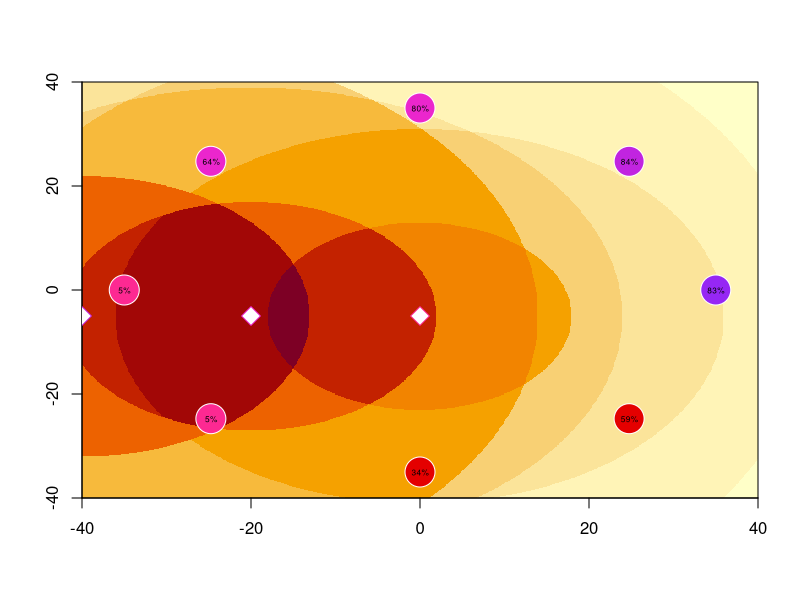

The R source for this figure:
# defaults
# default energy by resonator level
res.defaultenergy <- c(1000, 1500, 2000, 2500, 3000, 4000, 5000, 6000)
# resonator colours, by level (stolen from IPAS)
res.colors = c("#fece5a", "#ffa630", "#ff7315", "#e40000", "#fd2992", "#eb26cd", "#c124e0", "#9627f4")

# input data

# ALL L1, 35m distance
# level, 1-8
#res.level <- rep(1, 8)
# distance from portal center, in m, 1-40
#res.distance <- rep(35, 8)

# LAZY LOADING, 1xL8 PLAYER, 35M DIST
res.level <- c(8,7,6,6,5,5,4,4)
res.distance <- rep(35, 8)

# HIGHEST RES PLACED ADJACENT TO LOWEST NEIGHBORS, 1xL8, 35m
#res.level <- c(8,4,6,5,7,5,6,4)
#res.distance <- rep(35, 8)

# STREET PORTAL STRATEGY, traffic from the west
#res.level <- c(5,4,4,5,6,7,8,6)
#res.distance <- c(35, 35, 35, 35, 35, 5, 1, 5)

# remaining energy (initialise to 100%)
res.energy <- res.defaultenergy[res.level]

# BURSTERS
bursters.levels = c(7,6,5)
bursters.x = c(-40, -20,  0)
bursters.y = c(-5,   -5, -5)
bursters.col = res.colors[bursters.levels]

# functions
res.getx = function (distance, index) {
  # angle is in radians, index 0 = EAST, rotating CCW
  angle = (index - 1) * pi / 4
  cos(angle) * distance
}
res.gety = function (distance, index) {
  # angle is in radians, index 0 = EAST, rotating CCW
  angle = (index - 1) * pi / 4
  sin(angle) * distance
}


burster.max_range = c(42, 48, 58, 72, 90, 112, 138, 168)
burster.gr_steps = c(8, 9, 11, 14, 18, 22, 27, 33)
burster.base_damage = c(136, 224, 408, 630, 855, 1072, 1350, 1755)
# (x,y): co-ordinate for which to calculate damage
# bl: level of burster being fired
# (bx,by): co-ordinate of burster being fired
graphracer <- function (x,y,bl,bx,by) {
  dist = sqrt((bx-x)^2 + (by-y)^2)
  if (dist > burster.max_range[bl])
    0
  else {
    step = burster.gr_steps[bl]
    circle = floor(dist / step)
    dmg = burster.base_damage[bl] / (2 ^ circle)
    dmg = max(c(0, dmg))
    round(dmg)
  }
}

damage_func = graphracer

# plot the background; burster damage

# matrix & picture of burster damage
# 800x800 matrix for -40.0 to +40.0 w/0.1 increment steps
dmg_matrix <- matrix(0, 800, 800)
for (i in 1:length(bursters.levels)) {
  for (x in -400:400) {
    for (y in -400:400) {
      dx = x / 10
      dy = y / 10
      dmg_matrix[x+400,y+400] = dmg_matrix[x+400,y+400] + 
        damage_func(dx,dy, bursters.levels[i], bursters.x[i],bursters.y[i])
    }
  }
}
image(dmg_matrix, frame.plot=F, axes=F)
par(new=T) # persist previous image & draw over it

# calculate damage on the actual resonators
total_dmg = 0
res.symbols = rep(21, 8)
res.energypct = rep(1, 8)
for (i in 1:8) {
  x = res.getx(res.distance[i], i)
  y = res.gety(res.distance[i], i)
  # pull damage from the matrix, capping out at the resonator's energy level
  dmg = min(dmg_matrix[round(x*10)+400,round(y*10)+400], res.energy[i])
  # update resonator energy level
  new_energy = res.energy[i] - dmg
  res.energypct[i] = paste(round((new_energy / res.energy[i]) * 100), "%", sep="")
  res.energy[i] = new_energy
  if (res.energy[i] == 0)
    res.symbols[i] = 4
  
  total_dmg = total_dmg + dmg
}

# plot the resonators
par(pty="s") # keep the aspect ratio square
#plot(-40:40,-40:40,type="n",xaxs="i",yaxs="i") # draw an empty plot so we can get gridlines behind data points
#axis(1, pos=0, col="#aaaaaa", col.axis="#aaaaaa")
#axis(2, pos=0, las=2, col="#aaaaaa", col.axis="#aaaaaa")
#par(new=T)
plot(diag(sapply(res.distance, res.getx, 1:8)), diag(sapply(res.distance, res.gety, 1:8)), 
     ylim=c(-40, 40), xlim=c(-40,40), xlab="", ylab="", xaxs="i", yaxs="i",
     bg=res.colors[res.level], pch=res.symbols, cex=4, col="#ffffff")

# plot res %
text(diag(sapply(res.distance, res.getx, 1:8)), diag(sapply(res.distance, res.gety, 1:8)),
     res.energypct, cex=0.5)

# plot the bursters
points(bursters.x, bursters.y, pch=23, cex=2, col=bursters.col, bg=0)
